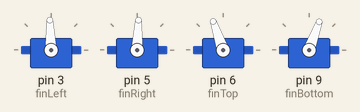
Simulated run of this sketch. Board: Arduino Uno, built with avr-gcc and run on an emulated ATmega328P. On the bench: 4 × servo.

Above: at 0.05 s.
At 0.3 s:
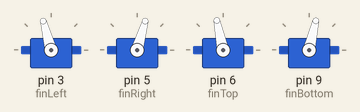
At 0.5 s:
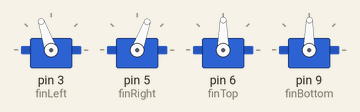
At 0.95 s:
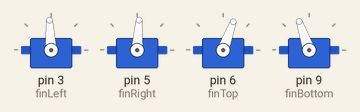
At 1.4 s:
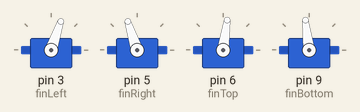
At 1.85 s:
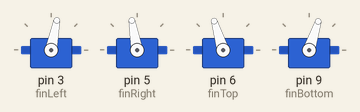
Timing chart, 0 to 4.6 s (numbered marks = the images above):
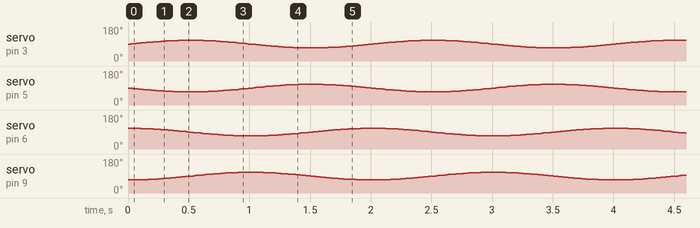

The sketch:

finsDemo.ino
```cpp
#include <Servo.h>
#include <math.h>

Servo finLeft;
Servo finRight;
Servo finTop;
Servo finBottom;

const float frequency = 0.5;  // Adjust frequency for spin rate
const float amplitude = 20.0; // Angle for fin deflection
const int centerAngle = 90;   // Neutral position for fins

void setup() {
  finLeft.attach(3);
  finRight.attach(5);
  finTop.attach(6);
  finBottom.attach(9);
}

void loop() {
  float time = millis() / 1000.0;

  // Calculate fin deflections for circular or figure-8 pattern
  int left_angle = centerAngle + amplitude * sin(2 * PI * frequency * time);
  int right_angle = centerAngle - amplitude * sin(2 * PI * frequency * time);
  int top_angle = centerAngle + amplitude * cos(2 * PI * frequency * time);
  int bottom_angle = centerAngle - amplitude * cos(2 * PI * frequency * time);

  // Set fin angles
  finLeft.write(left_angle);
  finRight.write(right_angle);
  finTop.write(top_angle);
  finBottom.write(bottom_angle);

  delay(20); // Small delay for smooth motion
}
```
